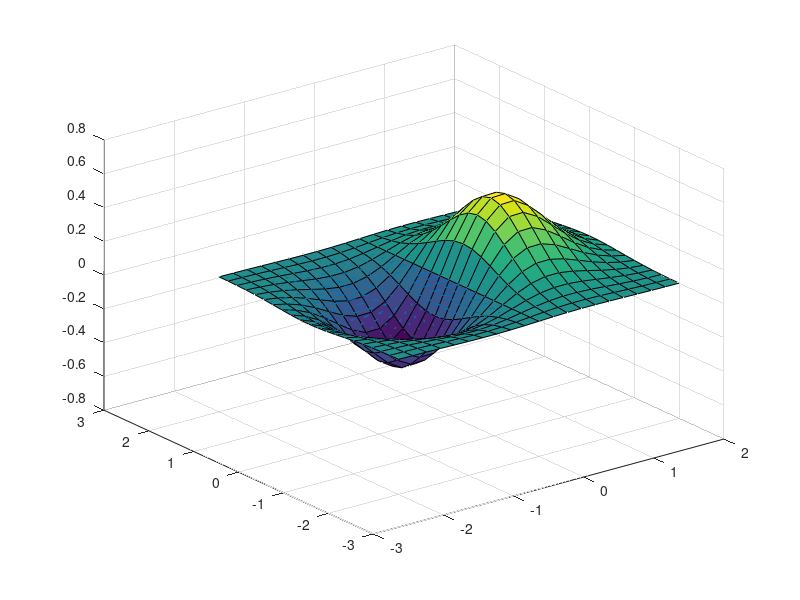

This figure's MATLAB source:
clc
clear
close all

v = -2:0.2:2; 
% generate the 2D meshgrid 
[x,y] = meshgrid(v);
% calculate the value of z 
z = x .* exp(-x.^2 - y.^2); 
% calculate the two vectors of first-order differences 
[px,py] = gradient(z,.2,.2); 
surf(v,v,z), 
hold on, quiver(v,v,px,py), hold off 
% quiver plots the vectors with arrows to show the direction of increasing
% F 
%    QUIVER(X,Y,U,V) plots velocity vectors as arrows with components (u,v)
%     at the points (x,y).  The matrices X,Y,U,V must all be the same size
%     and contain corresponding position and velocity components (X and Y
%     can also be vectors to specify a uniform grid).  QUIVER automatically
%     scales the arrows to fit within the grid.

F(:,:,1) = magic(3); F(:,:,2) = pascal(3); gradient(F) % takes dx = dy = dz = 1 and averages the elements 
[PX,PY,PZ] = gradient(F,0.2,0.1,0.2) % takes dx = 0.2, dy = 0.1, and dz = 0.2.
